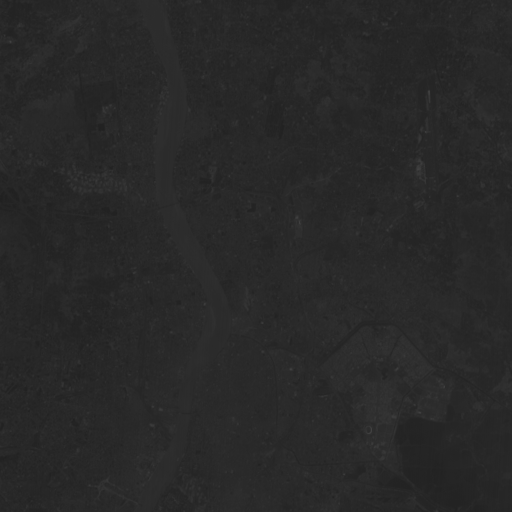
%> input picture Bayesian-Analysis/1.gif, 512 x 512 px
$ octave assgn1.m   (GNU Octave 9; MATLAB toolbox functions it lacks are replaced by stand-ins)
%> lines starting %> are read from the running program, lines starting %| are printed output that depends on the picture; in (x1, y1, x2, y2) boxes, pixels count from 0 and x2, y2 are one past the last pixel; in counts of white or black regions, pixels touching at a corner belong together; the program's own positions count from 1
I = imread('G:\Academics\6 semester\Soft Computing\1.gif');
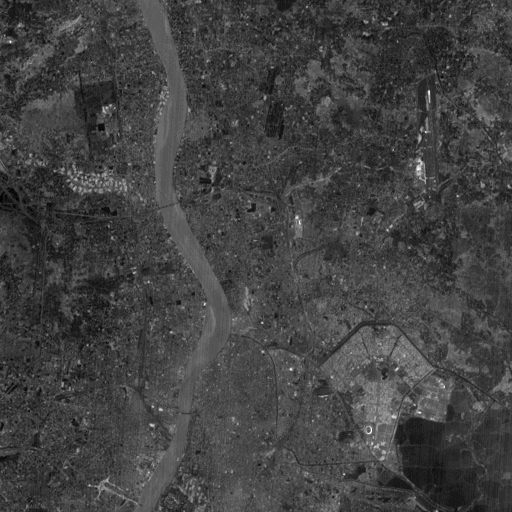
%> I: size 512x512 uint8; min 0, max 33, mean 8.6; drawn with min black and max white
BW = im2bw(I,0.042);
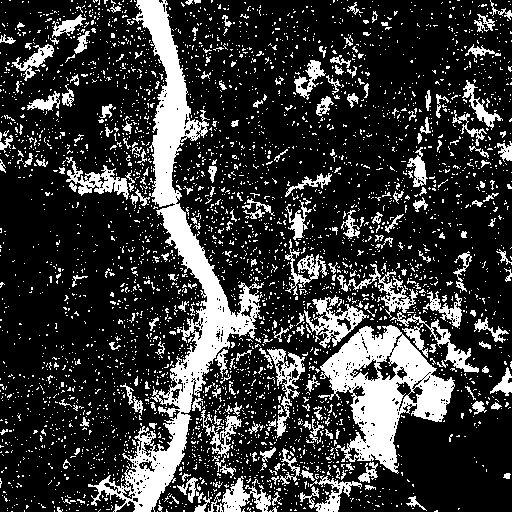
%> BW: size 512x512 logical; 22.2% white; 3774 white regions (3547 under 20 px), largest, box (x1, y1, x2, y2) and area: (88, 0, 264, 512) 15302, (318, 325, 455, 474) 8814, (304, 295, 369, 348) 1193

global BWD;

dim = size(BW);
%> dim = [512 512]
col = round(dim(2)/2)-90;
%> col = 166
row = min(find(BW(:,col)));
%> row = 1
boundary = bwtraceboundary(BW,[row, col],'N');
%> boundary = 2763 rows, first 12: [1 166; 2 167; 3 167; 4 168; 5 168; 5 167; 6 166; 7 166; 8 167; 9 166; 10 166; 11 166]

minx = min(boundary(:,2));
%> minx = 89
miny = min(boundary(:,1));
%> miny = 1

maxx = max(boundary(:,2));
%> maxx = 264
maxy = max(boundary(:,1));
%> maxy = 512

nx=50;
ny=50;

xp=linspace(minx,maxx,nx);
%> xp = 50 values from 89 to 264
yp=linspace(miny,maxy,ny);
%> yp = 50 values from 1 to 512
[xd,yd]=meshgrid(xp,yp);

ip=inpolygon(xd,yd,boundary(:,2),boundary(:,1));
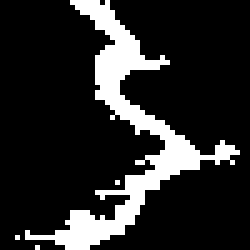
%> ip: size 50x50 logical (shown 5 times larger); 16.2% white; 4 white regions (3 under 20 px), largest, box (x1, y1, x2, y2) and area: (5, 0, 48, 50) 401

%> (the run ends here)
